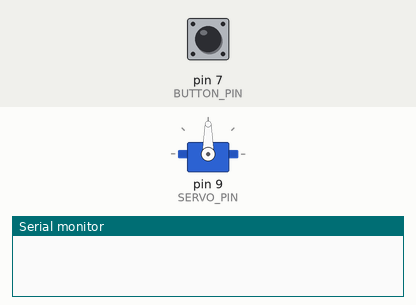
Recording of a sketch running on a simulated Arduino Uno, built with avr-gcc and run on an emulated ATmega328P. On the bench: servo, the last lines printed to the serial monitor. Inputs (shaded band) come from the test bench; at power-on: pin 7 (BUTTON_PIN) HIGH.

Above: at 1.2 s.
1.3 s: pin 7 (BUTTON_PIN) pulled LOW for 0.15 s
2.9 s: pin 7 (BUTTON_PIN) pulled LOW for 1 s
At 3.5 s:
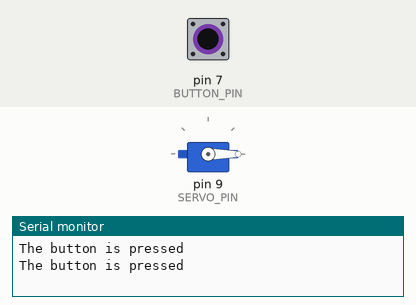
5.4 s: pin 7 (BUTTON_PIN) pulled LOW for 3.2 s
At 6.7 s:
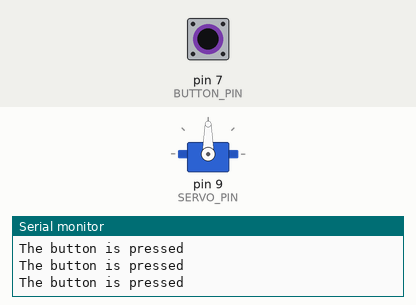
Timing chart, 0 to 8.4 s (numbered marks = the images above; inputs shaded):
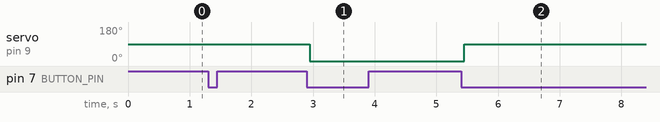

The sketch:

SERVO_Debouncing_Button.ino
```cpp
#include <Servo.h>
#include <ezButton.h>


// constants won't change
const int BUTTON_PIN = 7; // Arduino pin connected to button's pin
const int SERVO_PIN  = 9; // Arduino pin connected to servo motor's pin

ezButton button(BUTTON_PIN); // create ezButton object that attach to pin 7;
Servo servo;                 // create servo object to control a servo

// variables will change:
int angle = 0; // the current angle of servo motor

void setup() {
  Serial.begin(9600);         // initialize serial
  button.setDebounceTime(50); // set debounce time to 50 milliseconds
  servo.attach(SERVO_PIN);    // attaches the servo on pin 9 to the servo object

}

void loop() {
  button.loop(); // MUST call the loop() function first

  if(button.isPressed()) {
    Serial.println("The button is pressed");

    // change angle of servo motor
    if(angle == 0)
      angle = 90;
    else
    if(angle == 90)
      angle = 0;

    // control servo motor arccoding to the angle
    servo.write(angle);
  }
}
```

Measured:
- after the input at 2.9 s, servo on pin 9 (SERVO_PIN): 90° → 0° after 0.05 s
- after the input at 5.4 s, servo on pin 9 (SERVO_PIN): 0° → 90° after 0.05 s
